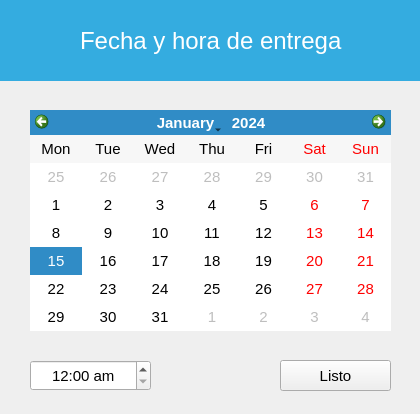
<?xml version="1.0" encoding="UTF-8"?>
<ui version="4.0">
 <class>FechaEntrega</class>
 <widget class="QWidget" name="FechaEntrega">
  <property name="windowModality">
   <enum>Qt::ApplicationModal</enum>
  </property>
  <property name="geometry">
   <rect>
    <x>0</x>
    <y>0</y>
    <width>420</width>
    <height>414</height>
   </rect>
  </property>
  <property name="windowTitle">
   <string>Form</string>
  </property>
  <widget class="QFrame" name="frame">
   <property name="geometry">
    <rect>
     <x>0</x>
     <y>0</y>
     <width>421</width>
     <height>81</height>
    </rect>
   </property>
   <property name="styleSheet">
    <string notr="true">background-color: rgb(52, 172, 224);</string>
   </property>
   <widget class="QLabel" name="label">
    <property name="geometry">
     <rect>
      <x>80</x>
      <y>20</y>
      <width>281</width>
      <height>41</height>
     </rect>
    </property>
    <property name="font">
     <font>
      <pointsize>18</pointsize>
     </font>
    </property>
    <property name="styleSheet">
     <string notr="true">color: rgb(255, 255, 255);</string>
    </property>
    <property name="text">
     <string>Fecha y hora de entrega</string>
    </property>
   </widget>
   <widget class="QPushButton" name="btRegresar">
    <property name="geometry">
     <rect>
      <x>20</x>
      <y>20</y>
      <width>40</width>
      <height>40</height>
     </rect>
    </property>
    <property name="cursor">
     <cursorShape>PointingHandCursor</cursorShape>
    </property>
    <property name="styleSheet">
     <string notr="true">QPushButton {
        background-color: transparent;
        border: none;
        padding: 0px;
    }
    QPushButton:hover {
        background-color: rgba(255, 255, 255, 0);
    }
    QPushButton:pressed {
        background-color: rgba(255, 255, 255, 0);
    }</string>
    </property>
    <property name="icon">
     <iconset resource="../resources.qrc">
      <normaloff>:/img/resources/images/leftarrow.png</normaloff>:/img/resources/images/leftarrow.png</iconset>
    </property>
    <property name="iconSize">
     <size>
      <width>40</width>
      <height>40</height>
     </size>
    </property>
    <property name="flat">
     <bool>true</bool>
    </property>
   </widget>
  </widget>
  <widget class="QPushButton" name="btListo">
   <property name="geometry">
    <rect>
     <x>280</x>
     <y>360</y>
     <width>111</width>
     <height>31</height>
    </rect>
   </property>
   <property name="font">
    <font>
     <pointsize>11</pointsize>
    </font>
   </property>
   <property name="text">
    <string>Listo</string>
   </property>
   <property name="icon">
    <iconset resource="../resources.qrc">
     <normaloff>:/img/resources/images/accept.png</normaloff>:/img/resources/images/accept.png</iconset>
   </property>
  </widget>
  <widget class="QCalendarWidget" name="calendario">
   <property name="geometry">
    <rect>
     <x>30</x>
     <y>110</y>
     <width>361</width>
     <height>221</height>
    </rect>
   </property>
   <property name="font">
    <font>
     <pointsize>11</pointsize>
    </font>
   </property>
   <property name="verticalHeaderFormat">
    <enum>QCalendarWidget::NoVerticalHeader</enum>
   </property>
  </widget>
  <widget class="QTimeEdit" name="horaEdit">
   <property name="geometry">
    <rect>
     <x>30</x>
     <y>360</y>
     <width>121</width>
     <height>31</height>
    </rect>
   </property>
   <property name="font">
    <font>
     <pointsize>11</pointsize>
    </font>
   </property>
   <property name="alignment">
    <set>Qt::AlignCenter</set>
   </property>
   <property name="displayFormat">
    <string notr="true">h:mm ap</string>
   </property>
  </widget>
  <zorder>btListo</zorder>
  <zorder>frame</zorder>
  <zorder>calendario</zorder>
  <zorder>horaEdit</zorder>
 </widget>
 <tabstops>
  <tabstop>horaEdit</tabstop>
  <tabstop>calendario</tabstop>
  <tabstop>btListo</tabstop>
  <tabstop>btRegresar</tabstop>
 </tabstops>
 <resources>
  <include location="../resources.qrc"/>
 </resources>
 <connections/>
</ui>
